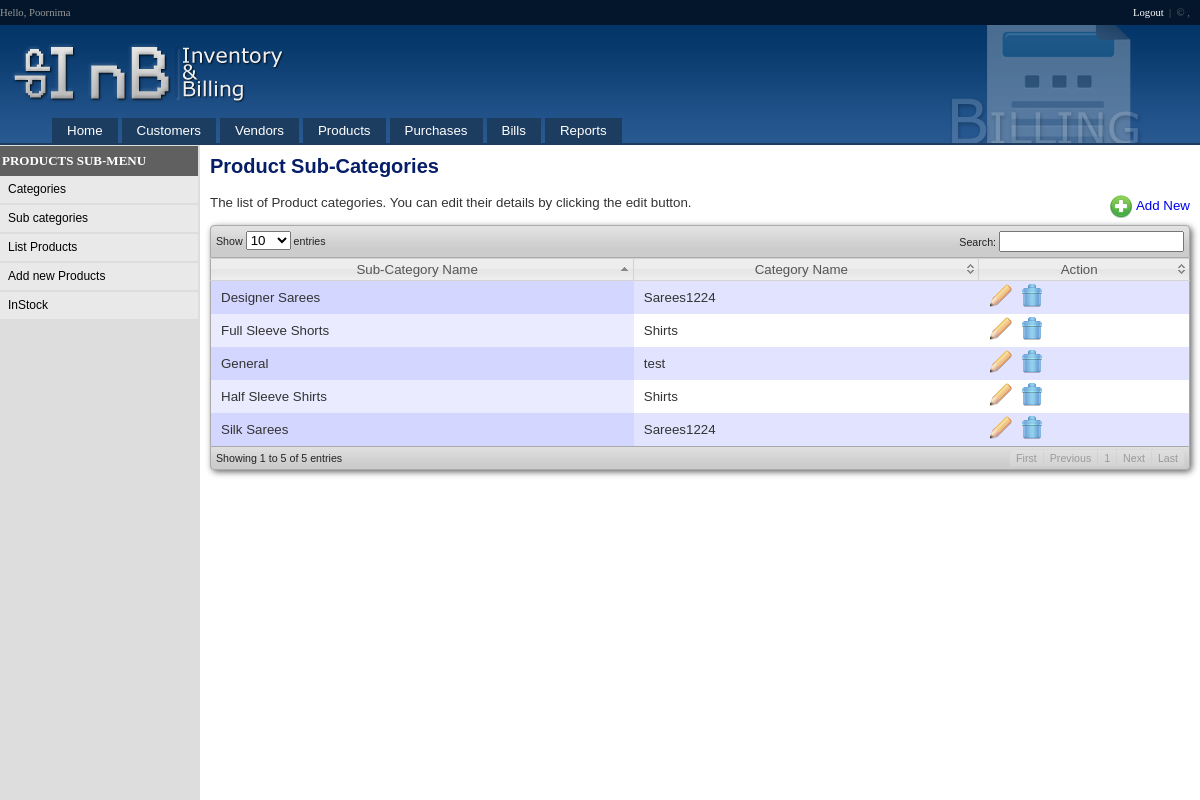
Screenshot of /Source/listSubCategories.php (signed in) with the database file from the repository.
### tables this page shows
CREATE TABLE IF NOT EXISTS `subcategories` (
  `subCategoryID` int(11) NOT NULL AUTO_INCREMENT,
  `subCategoryName` varchar(250) NOT NULL,
  `categoryID` int(11) NOT NULL,
  `status` smallint(6) DEFAULT '1',
  `misc` varchar(255) DEFAULT NULL,
  PRIMARY KEY (`subCategoryID`)
);

### Source/listSubCategories.php (the view, shortened to what this page needs)
<?php
include_once("includes/header.php");
$catID = "";
$result = mysql_query("select b.subCategoryID,b.subCategoryName,(select categoryName from categories where categoryID=b.categoryID)categoryName from subcategories as b where b.status=1 and b.categoryID in (select categoryID from categories where status=1)".$catID);
?>
<script type="text/javascript">
function confirmDeletion(name)
{
	return confirm("Are you sure you want to delete \""+name+"\" ?");
}
</script>
<h2>Product Sub-Categories
</h2>
<span style="float:right"><a href="<?=BASEDIR ?>newSubCategory.php"><img src="images/001_01.png" border="0" style="vertical-align:middle" /> Add New</a></span>
The list of Product categories. You can edit their details by clicking the edit button.<br />
<br />
<table cellpadding="0" cellspacing="0" border="0" class="display" id="example">
	<thead>
		<tr>
			<th>Sub-Category Name</th>
            <th>Category Name</th>
			<th>Action</th>
		</tr>
	</thead>
	<tbody>
    <?php
	while($row=mysql_fetch_array($result))
	{
	?>
    <tr><td><?=$row["subCategoryName"] ?></td>
    <td><?=$row["categoryName"] ?></td>
     <td><a href="<?=BASEDIR ?>newSubCategory.php?id=<?=$row["subCategoryID"]?>"><img src="<?=BASEDIR ?>images/001_45.png" alt="Edit" title="Edit" /></a>&nbsp;&nbsp;<a href="<?=BASEDIR ?>functions.php?action=deleteSubCategory&id=<?=$row["subCategoryID"]?>" onclick="return confirmDeletion('<?=$row["subCategoryName"] ?>')"><img src="<?=BASEDIR ?>images/001_49.png" alt="Delete" title="Delete" /></a></td>
    </tr>
    <?php } ?>
	</tbody>
</table>
<?php
include_once("includes/footer.php");
?>

### Source/css/style.css (style rules this page uses)
body { margin:0px; font-family:Verdana, Arial, Helvetica, sans-serif; overflow-y:scroll; }
a { text-decoration:none; }
table { font-size:10pt; }
table.layout tr td.right, table { color:#333333; }
table.layout tr td.right h2 { color:#061D68; }

### Source/css/style_p.css (style rules this page uses)
table.layout tr td.right, table { color:#FFFFFF; vertical-align:top; color:#000000; }
thead { display: table-header-group; }
tbody { display: table-row-group; }
tr { page-break-inside: avoid; }

### Source/css/demo_table_jui.css (style rules this page uses)
table.display thead th { padding: 3px 0px 3px 10px; cursor: pointer; * cursor: hand; }
table.display { margin: 0 auto; width: 100%; clear: both; border-collapse: collapse; }
table.display td { padding: 3px 10px; }
tr.odd { background-color: #E2E4FF; }
tr.even { background-color: white; }
tr.odd td.sorting_1 { background-color: #D3D6FF; }
tr.even td.sorting_1 { background-color: #EAEBFF; }

### Source/includes/header.php (style rules this page uses)
#example tbody { border-left: 1px solid #AAA; border-right: 1px solid #AAA; }
#example thead th:first-child { border-left: 1px solid #AAA; }
#example thead th:last-child { border-right: 1px solid #AAA; }

### rows the page displays
subcategories: subCategoryName "Silk Sarees", categoryName "Sarees1224"
subcategories: subCategoryName "Designer Sarees", categoryName "Sarees1224"
subcategories: subCategoryName "Half Sleeve Shirts", categoryName "Shirts"
subcategories: subCategoryName "Full Sleeve Shorts", categoryName "Shirts"
subcategories: subCategoryName "General", categoryName "test"

### other values shown
$_SESSION["user_name"] "Poornima"
